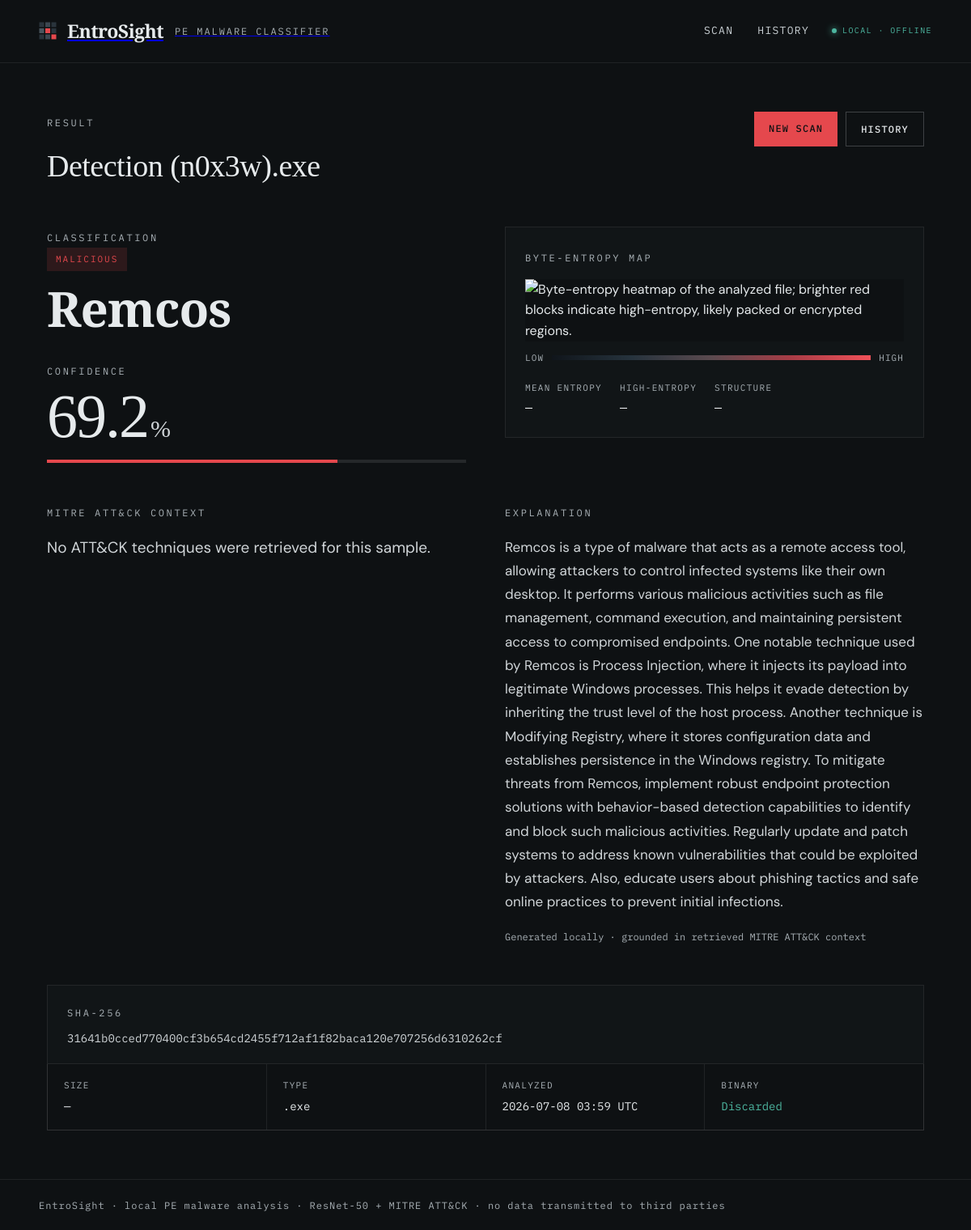
Screenshot of /scan/33 with the database file from the repository.
### tables this page shows
CREATE TABLE scan_results (
    id INTEGER PRIMARY KEY AUTOINCREMENT,
    sha256 TEXT NOT NULL,
    filename TEXT NOT NULL,
    predicted_label TEXT NOT NULL,
    confidence REAL NOT NULL,
    explanation TEXT NOT NULL,
    heatmap_path TEXT NOT NULL,
    timestamp DATETIME DEFAULT CURRENT_TIMESTAMP,
    total_time_ms REAL NOT NULL
);

### app/main.py (the view)
@app.get("/scan/{scan_id}", response_class=HTMLResponse)
async def scan_result_page(request: Request, scan_id: int):
    db: ScanHistoryDB = request.app.state.components.db
    record = await db.get_result(scan_id)
    if record is None:
        return templates.TemplateResponse(
            request,
            "error.html",
            {"isError": True, "error_message": "Scan not found"},
            status_code=404,
        )
    record.heatmap_url = _heatmap_url_for(record)
    return templates.TemplateResponse(
        request, "result.html", {"isResult": True, "r": record}
    )

### app/templates/result.html (shortened to what this page needs)
{% extends "base.html" %}
{% block content %}
{% set is_benign = (r.predicted_label == "Benign") %}
{% set confidence_pct = (r.confidence * 100) if r.confidence is not none else 0 %}
{% set heatmap_src = (r.heatmap_url if r.heatmap_url is defined and r.heatmap_url
                      else (r.heatmap_path if r.heatmap_path is defined else "")) %}
<article class="result-view">
  <div class="result-header">
    <div>
      <span class="eyebrow">Result</span>
      <h1 class="result-title">{{ r.filename }}</h1>
    </div>
    <div class="result-header__actions">
      <a href="/" class="btn btn--primary">New scan</a>
      <a href="/history" class="btn btn--ghost">History</a>
    </div>
  </div>
  <div class="split-grid">
    <div>
      <span class="eyebrow">Classification</span>
      <div>
        <span class="verdict-badge {{ 'verdict-badge--benign' if is_benign else 'verdict-badge--malicious' }}">
          {{ "Benign" if is_benign else "Malicious" }}
        </span>
      </div>
      <h2 class="family-name">{{ r.predicted_label }}</h2>
      <div style="margin-top:32px">
        <span class="eyebrow">Confidence</span>
        <div class="confidence-value">
          <span class="confidence-value__num">{{ confidence_pct | round(1) }}</span>
          <span class="confidence-value__pct">%</span>
        </div>
        <div class="meter">
          <div class="meter__fill" style="width:{{ confidence_pct }}%"></div>
        </div>
      </div>
    </div>
    <div class="panel">
      <span class="eyebrow">Byte-entropy map</span>
      {% if heatmap_src %}
      <img
        class="heatmap-canvas"
        src="{{ heatmap_src }}"
        alt="Byte-entropy heatmap of the analyzed file; brighter red blocks indicate high-entropy, likely packed or encrypted regions."
      />
      {% endif %}
      <div class="heatmap-legend">
        <span class="heatmap-legend__label">LOW</span>
        <div class="heatmap-legend__bar" aria-hidden="true"></div>
        <span class="heatmap-legend__label">HIGH</span>
      </div>
      <div class="stat-row">
        <div class="stat">
          <span class="stat__label">Mean entropy</span>
          <span class="stat__value">
            {% if heatmap_stats is defined and heatmap_stats and heatmap_stats.mean_entropy is not none %}
              {{ heatmap_stats.mean_entropy }} <span class="unit">bits/byte</span>
            {% else %}—{% endif %}
          </span>
        </div>
        <div class="stat">
          <span class="stat__label">High-entropy</span>
          <span class="stat__value">
            {% if heatmap_stats is defined and heatmap_stats and heatmap_stats.high_entropy_pct is not none %}
              {{ heatmap_stats.high_entropy_pct }}
            {% else %}—{% endif %}
          </span>
        </div>
        <div class="stat">
          <span class="stat__label">Structure</span>
          <span class="stat__value">
            {% if heatmap_stats is defined and heatmap_stats and heatmap_stats.structure %}
              {{ heatmap_stats.structure }}
            {% else %}—{% endif %}
          </span>
        </div>
      </div>
    </div>
  </div>
  <div class="split-grid split-grid--gap-lg">
    <div>
      <span class="eyebrow">MITRE ATT&amp;CK context</span>
      {% if techniques %}
      <div class="tech-list">
        {% for t in techniques %}
        <div class="tech">
          <span class="tech__id">{{ t.technique_id }}</span>
          <span class="tech__name">{{ t.technique_name }}</span>
          <span class="tech__tactic">{{ t.tactic if t.tactic is defined and t.tactic else "" }}</span>
        </div>
        {% endfor %}
      </div>
      {% elif is_benign %}
      <p class="lead" style="margin-top:16px">No ATT&amp;CK techniques are associated with a benign classification.</p>
      {% else %}
      <p class="lead" style="margin-top:16px">No ATT&amp;CK techniques were retrieved for this sample.</p>
      {% endif %}
    </div>
    <div>
      <span class="eyebrow">Explanation</span>
      <p class="explanation">{{ r.explanation }}</p>
      <span class="explanation-footer">Generated locally · grounded in retrieved MITRE ATT&amp;CK context</span>
    </div>
  </div>
  <div class="hash-panel">
    <span class="eyebrow">SHA-256</span>
    <div class="hash-panel__value">{{ r.sha256 }}</div>
  </div>
  <div class="grid-cards grid-cards--meta">
    <div class="card card--meta">
      <span class="card__label">Size</span>
      <span class="card__value">
        {% if file_size_human is defined and file_size_human %}{{ file_size_human }}{% else %}—{% endif %}
      </span>
    </div>
    <div class="card card--meta">
      <span class="card__label">Type</span>
      <span class="card__value">
        {% if "." in r.filename %}.{{ r.filename.rsplit(".", 1)[-1] | lower }}{% else %}—{% endif %}
      </span>
    </div>
    <div class="card card--meta">
      <span class="card__label">Analyzed</span>
      <span class="card__value">
        {% if timestamp_str is defined and timestamp_str %}
          {{ timestamp_str }}
        {% elif r.timestamp is defined and r.timestamp %}
          {{ r.timestamp.strftime("%Y-%m-%d %H:%M UTC") if r.timestamp.strftime is defined else r.timestamp }}
        {% else %}—{% endif %}
      </span>
    </div>
    <div class="card card--meta">
      <span class="card__label">Binary</span>
      <span class="card__value card__value--ok">Discarded</span>
    </div>
  </div>
</article>
{% endblock %}

### rows the page displays
scan_results: filename "Detection (n0x3w).exe", predicted_label "Remcos", explanation "Remcos is a type of malware that acts as a remote access tool, allowing attackers to control infected systems like their own desktop. It performs various malicious activities such as file management, command execution, and maintaining persistent access to compromised endpoints. One notable technique used by Remcos is Process Injection, where it injects its payload into legitimate Windows processes. This helps it evade detection by inheriting the trust level of the host process. Another technique is Modifying Registry, where it stores configuration data and establishes persistence in the Windows registry. To mitigate threats from Remcos, implement robust endpoint protection solutions with…", sha256 "31641b0cced770400cf3b654cd2455f712af1f82baca120e707256d6310262cf", filename "exe"

### other values shown
{{ "Benign" if is_benign else "Malicious" }} "MALICIOUS"
{{ confidence_pct | round(1) }} "69.2"
